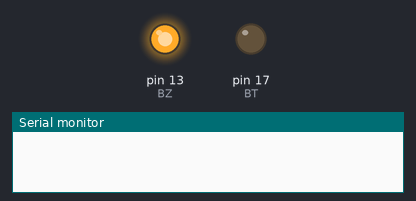
Bench run of a sketch on a simulated Arduino Uno, built with avr-gcc and run on an emulated ATmega328P. On the bench: output pins drawn as LEDs (lit = HIGH), the last lines printed to the serial monitor.

Above: at 0.1 s.
At 4.6 s:
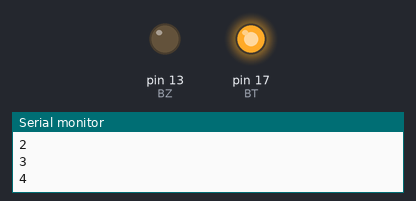
Timing chart, 0 to 6.1 s (numbered marks = the images above):
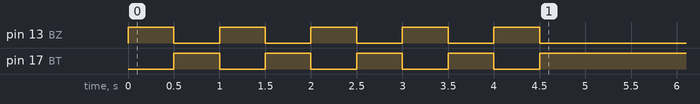

The sketch:

lab4.1.1.ino
```cpp
int BT = 17;
int BZ = 13;
void setup() {
    Serial.begin(115200);
    pinMode(BT, OUTPUT);
    pinMode(BZ, OUTPUT);
    int count = 1;
    while (count <= 5) {
        digitalWrite(BT, LOW);  //ติด
        analogWrite(BZ, 255);  //ติด   0-255
        delay(500);
        digitalWrite(BT, HIGH);  //ดับ
        analogWrite(BZ, 0);  //ดับ
        delay(500);
        Serial.println(count);
        count++;
    }
}

void loop() {
}
```
